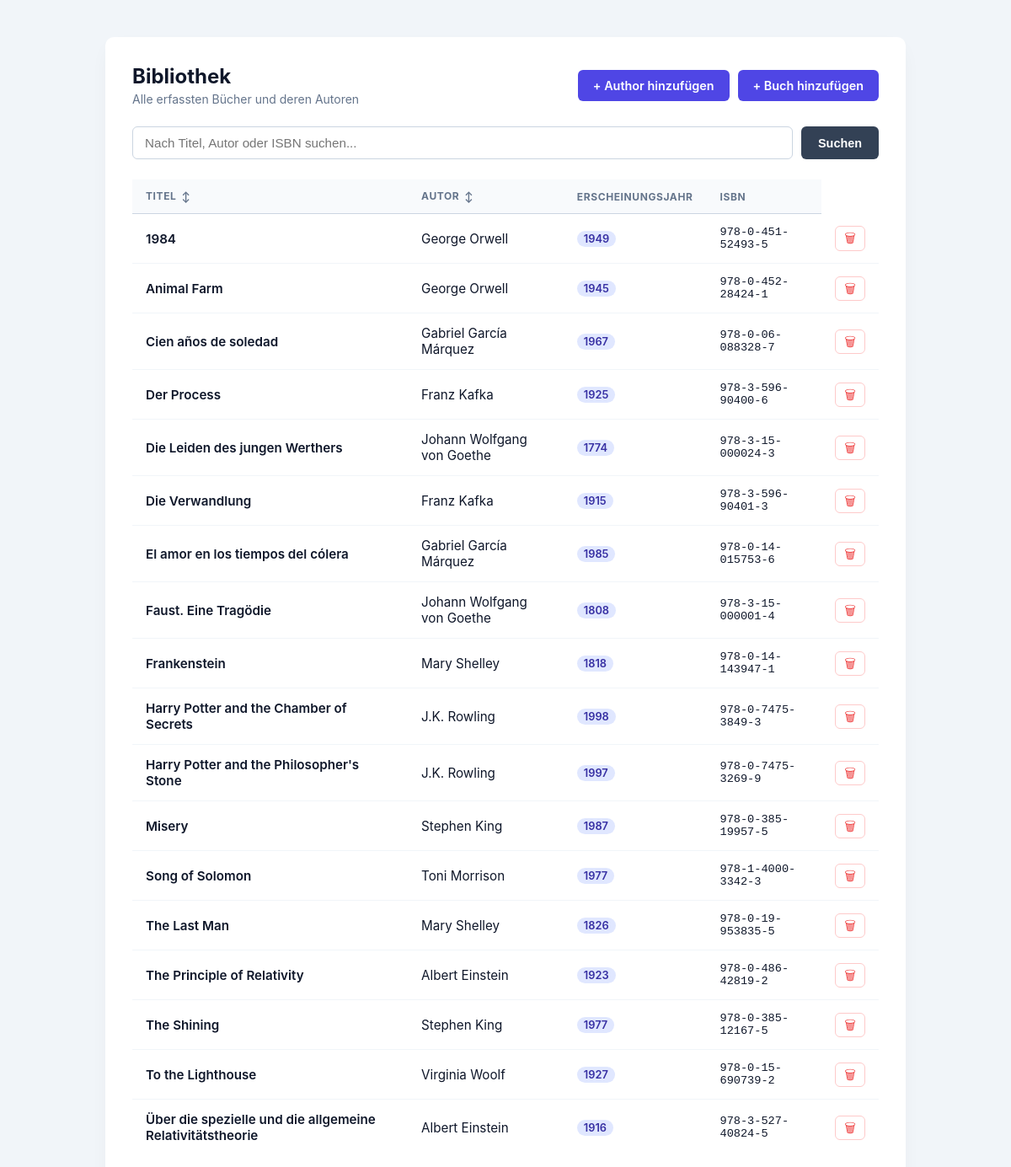
Page /?sort=title on the committed database.
### data_models.py (models this page shows, shortened)
class Book(db.Model):
    __tablename__ = "book"
    id: Mapped[int] = mapped_column(primary_key=True, autoincrement=True)
    isbn: Mapped[str] = mapped_column(String, nullable=False)
    title: Mapped[str] = mapped_column(String, nullable=False)
    author_id: Mapped[int] = mapped_column(ForeignKey("author.id"), nullable=False)
    publication_year: Mapped[int] = mapped_column(nullable=False)
    author: Mapped["Author"] = relationship(back_populates="books")

class Author(db.Model):
    __tablename__ = "author"
    id: Mapped[int] = mapped_column(primary_key=True, autoincrement=True)
    name: Mapped[str] = mapped_column(String(100), nullable=False)
    birth_date: Mapped[date] = mapped_column(nullable=False)
    date_of_death: Mapped[Optional[date]] = mapped_column(default=None)
    books: Mapped[List["Book"]] = relationship(back_populates="author")

### app.py (the view, shortened to what this page needs)
@app.route('/')
def index():
    sort_by = request.args.get("sort")
    search_term = request.args.get("search")
    query = db.session.query(Book)
    if sort_by == "title":
        query = query.order_by(Book.title)
    elif sort_by == "author":
        query = query.join(Author).order_by(Author.name.asc())
    elif sort_by == "publication_year":
        query = query.order_by(Book.publication_year)
    books = query.all()
    return render_template('home.html', books=books, search_term=search_term)

### templates/home.html (shortened to what this page needs)
<!DOCTYPE html>
<html lang="de">
<head>
    <link rel="stylesheet" href="{{ url_for('static', filename='css/style.css') }}">
</head>
<body>
    <div class="card-container">
        <header class="card-header">
            <div>
                <h1>Bibliothek</h1>
                <p class="subtitle">Alle erfassten Bücher und deren Autoren</p>
            </div>
            <div class="header-actions">
                <a href="{{ url_for('add_author') }}" class="btn-primary">+ Author hinzufügen</a>
                <a href="{{ url_for('add_book') }}" class="btn-primary">+ Buch hinzufügen</a>
            </div>
        </header>
        <form action="{{ url_for('index') }}" method="GET" class="search-bar-container">
            <div class="search-input-wrapper">
                <input
                    type="text"
                    name="search"
                    placeholder="Nach Titel, Autor oder ISBN suchen..."
                    value="{{ search_term or '' }}"
                    class="search-input"
                >
            </div>
            <button type="submit" class="btn-search">Suchen</button>
        </form>
        <div class="table-responsive">
            <table class="data-table">
                <thead>
                    <tr>
                        <th>Titel<a href="{{ url_for('index', sort='title', search=search_term) }}" class="sort-link" title="Nach Titel sortieren">↕</a></th>
                        <th>Autor<a href="{{ url_for('index', sort='author', search=search_term) }}" class="sort-link" title="Nach Autor sortieren">↕</a></th>
                        <th>Erscheinungsjahr</th>
                        <th>ISBN</th>
                    </tr>
                </thead>
                <tbody>
                    {% for book in books %}
                    <tr>
                        <td class="font-medium">
                            {{ book.title }}
                        </td>
                        <td>
                            {{ book.author.name }}
                        </td>
                        <td><span class="badge">{{ book.publication_year }}</span></td>
                        <td class="text-mono">{{ book.isbn }}</td>
                        <td class="text-right">
                            <form action="{{ url_for('delete_book', book_id=book.id) }}" method="POST" class="inline-delete-form" onsubmit="return confirm('Möchtest du „{{ book.title }}“ wirklich löschen?');">
                                <button type="submit" class="btn-delete" title="Buch löschen">
                                    🗑
                                </button>
                            </form>
                        </td>
                    </tr>
                    {% endfor %}
                </tbody>
            </table>
        </div>
    </div>
</body>
</html>

### static/css/style.css (style rules this page uses)
:root { --bg-color: #f1f5f9; --card-bg: #ffffff; --primary: #4f46e5; --primary-hover: #4338ca; --text-main: #0f172a; --text-muted: #64748b; --border: #cbd5e1; --border-focus: #818cf8; --radius: 10px; --shadow: 0 10px 25px -5px rgba(0, 0, 0, 0.05), 0 8px 10px -6px rgba(0, 0, 0, 0.03); }
* { box-sizing: border-box; margin: 0; padding: 0; }
body { font-family: -apple-system, BlinkMacSystemFont, "Segoe UI", Roboto, Helvetica, Arial, sans-serif; background-color: var(--bg-color); color: var(--text-main); display: flex; justify-content: center; align-items: center; min-height: 100vh; padding: 24px; }
form { background-color: var(--card-bg); padding: 36px 32px; border-radius: var(--radius); box-shadow: var(--shadow); width: 100%; max-width: 440px; display: flex; flex-direction: column; }
input[type="text"], input[type="number"], input[type="date"], select { width: 100%; padding: 10px 14px; font-size: 0.95rem; color: var(--text-main); background-color: #fff; border: 1px solid var(--border); border-radius: 6px; outline: none; transition: border-color 0.15s ease, box-shadow 0.15s ease; }
.card-container { background-color: var(--card-bg); padding: 32px; border-radius: var(--radius); box-shadow: var(--shadow); width: 100%; max-width: 950px; margin: 20px auto; }
.card-header { display: flex; justify-content: space-between; align-items: center; margin-bottom: 24px; gap: 16px; flex-wrap: wrap; }
.card-header h1 { font-size: 1.5rem; font-weight: 700; color: var(--text-main); }
.header-actions { display: flex; align-items: center; gap: 10px; }
.subtitle { font-size: 0.875rem; color: var(--text-muted); margin-top: 4px; }
.btn-primary { display: inline-flex; align-items: center; text-decoration: none; padding: 10px 18px; background-color: var(--primary); color: #ffffff; font-size: 0.9rem; font-weight: 600; border-radius: 6px; transition: background-color 0.15s ease, transform 0.05s ease; }
.table-responsive { overflow-x: auto; }
.data-table { width: 100%; border-collapse: collapse; text-align: left; font-size: 0.95rem; }
.data-table th { background-color: #f8fafc; color: var(--text-muted); font-size: 0.75rem; font-weight: 700; text-transform: uppercase; letter-spacing: 0.05em; padding: 12px 16px; border-bottom: 1px solid var(--border); }
.data-table td { padding: 14px 16px; border-bottom: 1px solid #f1f5f9; color: var(--text-main); vertical-align: middle; }
.data-table tbody tr { transition: background-color 0.1s ease; }
.data-table tbody tr:last-child td { border-bottom: none; }
.font-medium { font-weight: 600; color: #1e293b; }
.text-mono { font-family: ui-monospace, SFMono-Regular, Menlo, Monaco, Consolas, monospace; font-size: 0.85rem; color: var(--text-muted); }
.badge { display: inline-block; padding: 2px 8px; font-size: 0.8rem; font-weight: 600; color: #3730a3; background-color: #e0e7ff; border-radius: 9999px; }
.data-table th { white-space: nowrap; }
.sort-link { display: inline-flex; align-items: center; text-decoration: none; margin-left: 6px; color: var(--text-muted); vertical-align: middle; transition: color 0.15s ease, transform 0.1s ease; }
.search-bar-container { display: flex; gap: 10px; margin-bottom: 24px; width: 100%; max-width: 100%; box-shadow: none; padding: 0; background: none; flex-direction: row; }
.search-input-wrapper { position: relative; flex: 1; display: flex; align-items: center; }
.search-input { width: 100%; padding: 10px 36px 10px 14px; font-size: 0.95rem; border: 1px solid var(--border); border-radius: 6px; outline: none; background-color: #ffffff; transition: border-color 0.15s ease, box-shadow 0.15s ease; }
.btn-search { padding: 10px 20px; background-color: #334155; color: #ffffff; font-size: 0.9rem; font-weight: 600; border: none; border-radius: 6px; cursor: pointer; white-space: nowrap; transition: background-color 0.15s ease, transform 0.05s ease; }
.inline-delete-form { display: inline-block; margin: 0; padding: 0; background: none; box-shadow: none; width: auto; max-width: none; }
.text-right { text-align: right; }
.btn-delete { background-color: transparent; border: 1px solid #fecaca; color: #ef4444; padding: 6px 10px; border-radius: 6px; cursor: pointer; font-size: 0.95rem; line-height: 1; transition: all 0.15s ease; }

### rows in the picture
Book: title "1984", author.name "George Orwell", publication_year "1949", isbn "978-0-451-52493-5"
Book: title "Animal Farm", author.name "George Orwell", publication_year "1945", isbn "978-0-452-28424-1"
Book: title "Cien años de soledad", author.name "Gabriel García Márquez", publication_year "1967", isbn "978-0-06-088328-7"
Book: title "Der Process", author.name "Franz Kafka", publication_year "1925", isbn "978-3-596-90400-6"
Book: title "Die Leiden des jungen Werthers", author.name "Johann Wolfgang von Goethe", publication_year "1774", isbn "978-3-15-000024-3"
Book: title "Die Verwandlung", author.name "Franz Kafka", publication_year "1915", isbn "978-3-596-90401-3"
Book: title "El amor en los tiempos del cólera", author.name "Gabriel García Márquez", publication_year "1985", isbn "978-0-14-015753-6"
Book: title "Faust. Eine Tragödie", author.name "Johann Wolfgang von Goethe", publication_year "1808", isbn "978-3-15-000001-4"
Book: title "Frankenstein", author.name "Mary Shelley", publication_year "1818", isbn "978-0-14-143947-1"
Book: title "Harry Potter and the Chamber of Secrets", author.name "J.K. Rowling", publication_year "1998", isbn "978-0-7475-3849-3"
Book: title "Harry Potter and the Philosopher's Stone", author.name "J.K. Rowling", publication_year "1997", isbn "978-0-7475-3269-9"
Book: title "Misery", author.name "Stephen King", publication_year "1987", isbn "978-0-385-19957-5"
Book: title "Song of Solomon", author.name "Toni Morrison", publication_year "1977", isbn "978-1-4000-3342-3"
Book: title "The Last Man", author.name "Mary Shelley", publication_year "1826", isbn "978-0-19-953835-5"
Book: title "The Principle of Relativity", author.name "Albert Einstein", publication_year "1923", isbn "978-0-486-42819-2"
Book: title "The Shining", author.name "Stephen King", publication_year "1977", isbn "978-0-385-12167-5"
Book: title "To the Lighthouse", author.name "Virginia Woolf", publication_year "1927", isbn "978-0-15-690739-2"
Book: title "Über die spezielle und die allgemeine Relativitätstheorie", author.name "Albert Einstein", publication_year "1916", isbn "978-3-527-40824-5"
